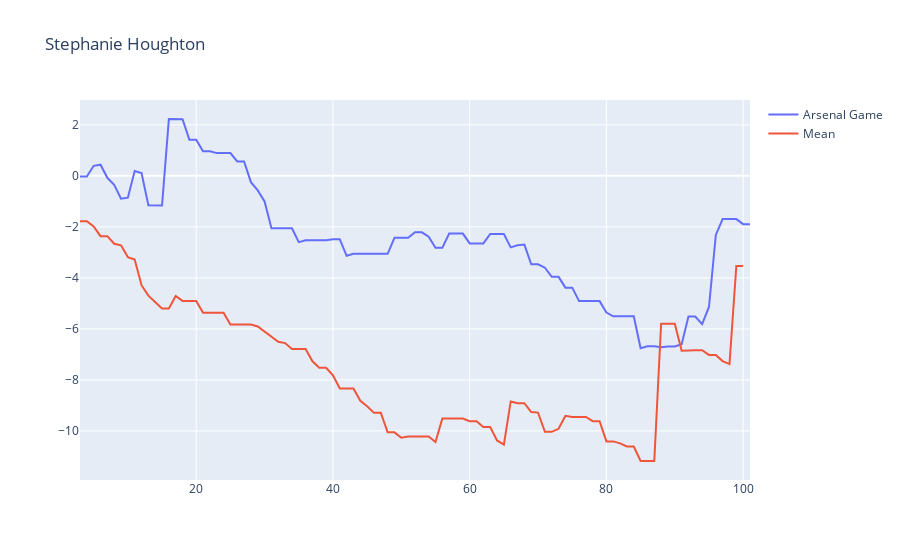

Source (notebook cell):
### Code cell
trace_player("Stephanie Houghton", arsenal_data, df_previous_games_grouped)
